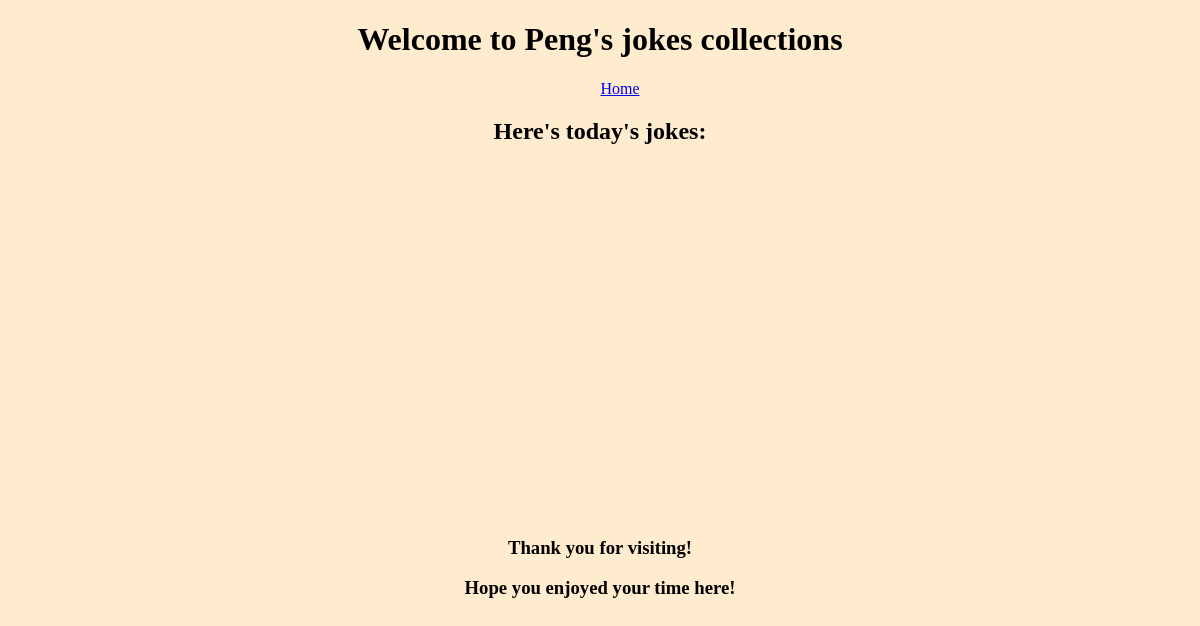
Before: / with the older database file.
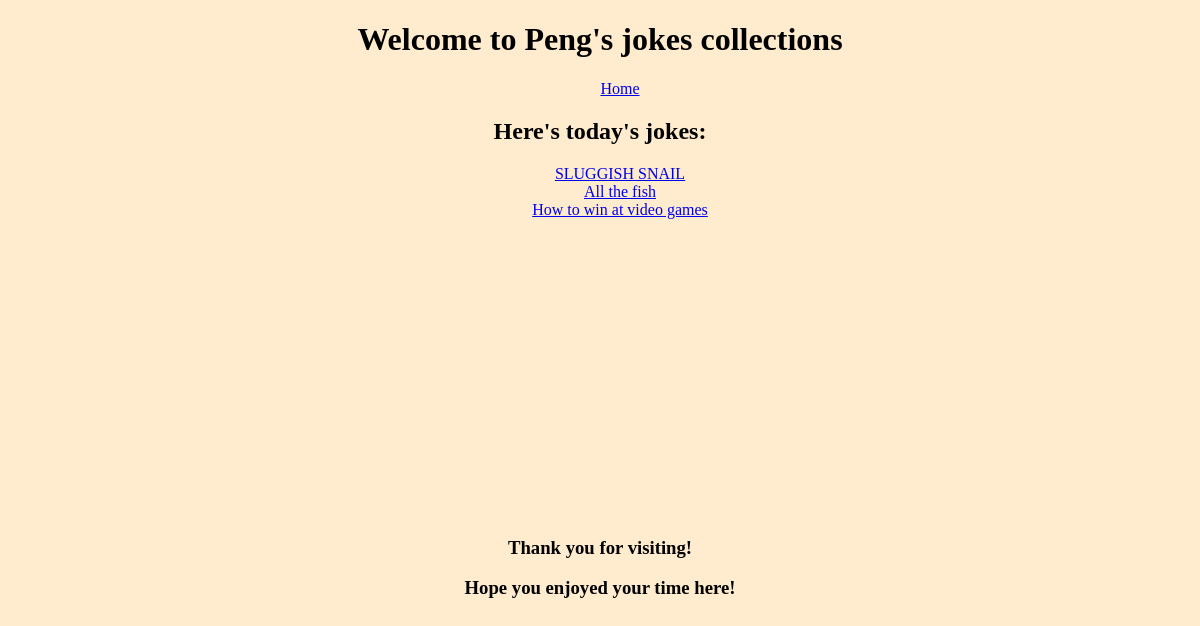
After: the same page with the newer database file.
### blog/models.py (models this page shows, shortened)
class Post(models.Model):
    title = models.CharField(max_length = 64)
    author = models.ForeignKey('auth.User', on_delete=models.CASCADE)
    body = models.TextField()

### blog/views.py (the view)
# urls.py: path('', HomePageView.as_view(), name='home'),
class HomePageView(ListView):
    template_name = 'home.html'
    model = Post

### templates/home.html (shortened to what this page needs)
{% extends 'base.html' %}
{% block header %}
<h1>Welcome to Peng's jokes collections</h1>
{% endblock header %}
{% block content %}
<h2>Here's today's jokes:  </h2>
<ul>
  {% for post in object_list %}
    <li>
      <a href="{% url 'details' post.pk %}"> {{ post.title }}</a> <br>
    </li>
  {% endfor %}
</ul>
{% endblock content%}

### templates/base.html (shortened to what this page needs)
{% load static %}
<!DOCTYPE html>
<html lang="en">
<head>
  <link rel="stylesheet" href="{% static 'css/base.css' %}">
</head>
<body>
  <header>
    {% block header %}
    {% endblock header %}
    <nav>
      <ul>
        <li>
          <a href="{% url 'home' %}">Home</a>
        </li>
      </ul>
    </nav>
  </header>
  <main>
    {% block content %}
    {% endblock content %}
  </main>
  <footer>
    <h3>Thank you for visiting!</h3>
    <h3>Hope you enjoyed your time here!</h3>
  </footer>
</body>
</html>

### static/css/base.css (style rules this page uses)
body { background-color: blanchedalmond; }
header { width: 600px; margin-left: auto; margin-right: auto; text-align: center; }
main { width: 600px; min-height: 400px; margin-left: auto; margin-right: auto; text-align: center; }
footer { width: 600px; margin-left: auto; margin-right: auto; text-align: center; }
li { text-decoration: none; list-style: none; text-align: center; }

Changed rows visible on the page:
added Post: title "SLUGGISH SNAIL"
added Post: title "All the fish"
added Post: title "How to win at video games"
